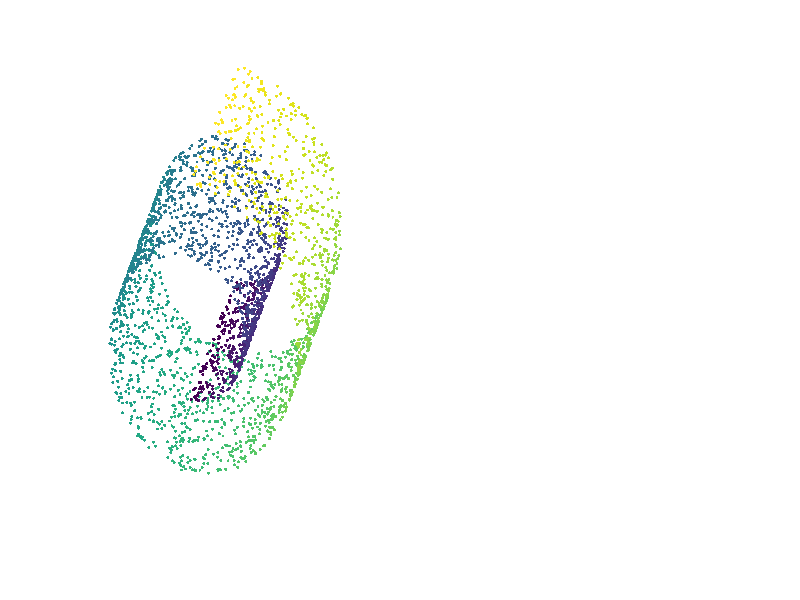

MATLAB code for this plot: (Note: this script raises an error after producing the figure.)
%DATE: 2020.04.22
clear;
clc;

N=3000;
K=15; d=2; sigma=0.5;
point_size = 5;

% GENERATE THE SWISSROLL
tt = (3*pi/2)*(1+2*rand(1,N));   
height = 20*rand(1,N);
swissRoll = [(tt).*cos(tt); height; (tt).*sin(tt)];

% SHOW THE PICTURE
subplot(1,2,1); cla;
scatter3(swissRoll(1,:),swissRoll(2,:),swissRoll(3,:),point_size,tt,'filled');
view([12 20]);
grid off; axis off; hold on;

% RUN LE ALGORITHM
Y=laplacian_eigenMap(swissRoll,K,d);
subplot(1,2,2); cla;
scatter(Y(1,:),Y(2,:),point_size,tt,'+');
title('LaplacianEigenMap');
grid off; axis off; hold on;

